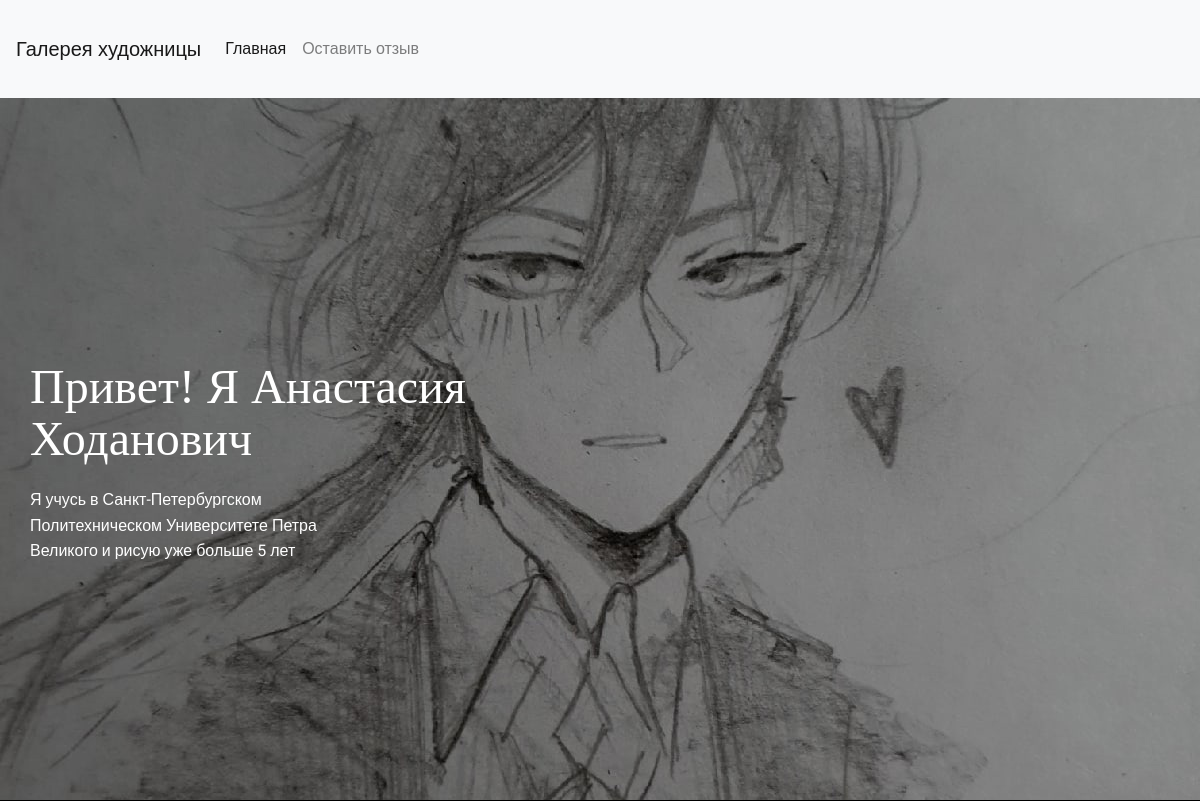
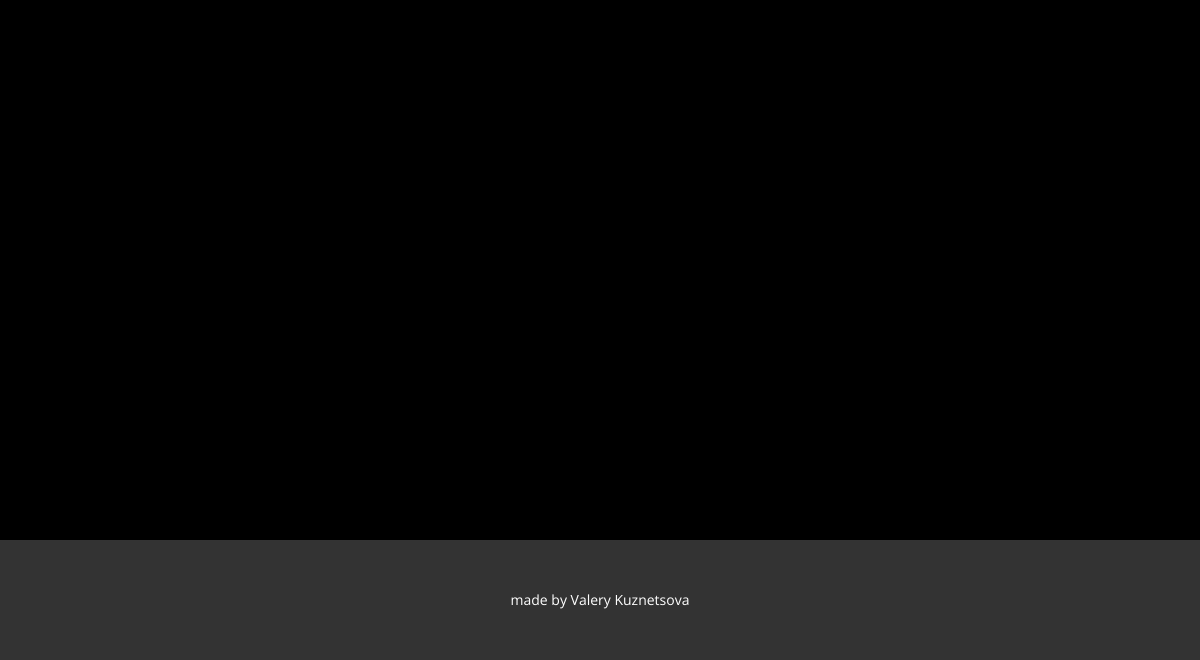
/, run on an earlier commit of the app's database (2 pictures, top to bottom).
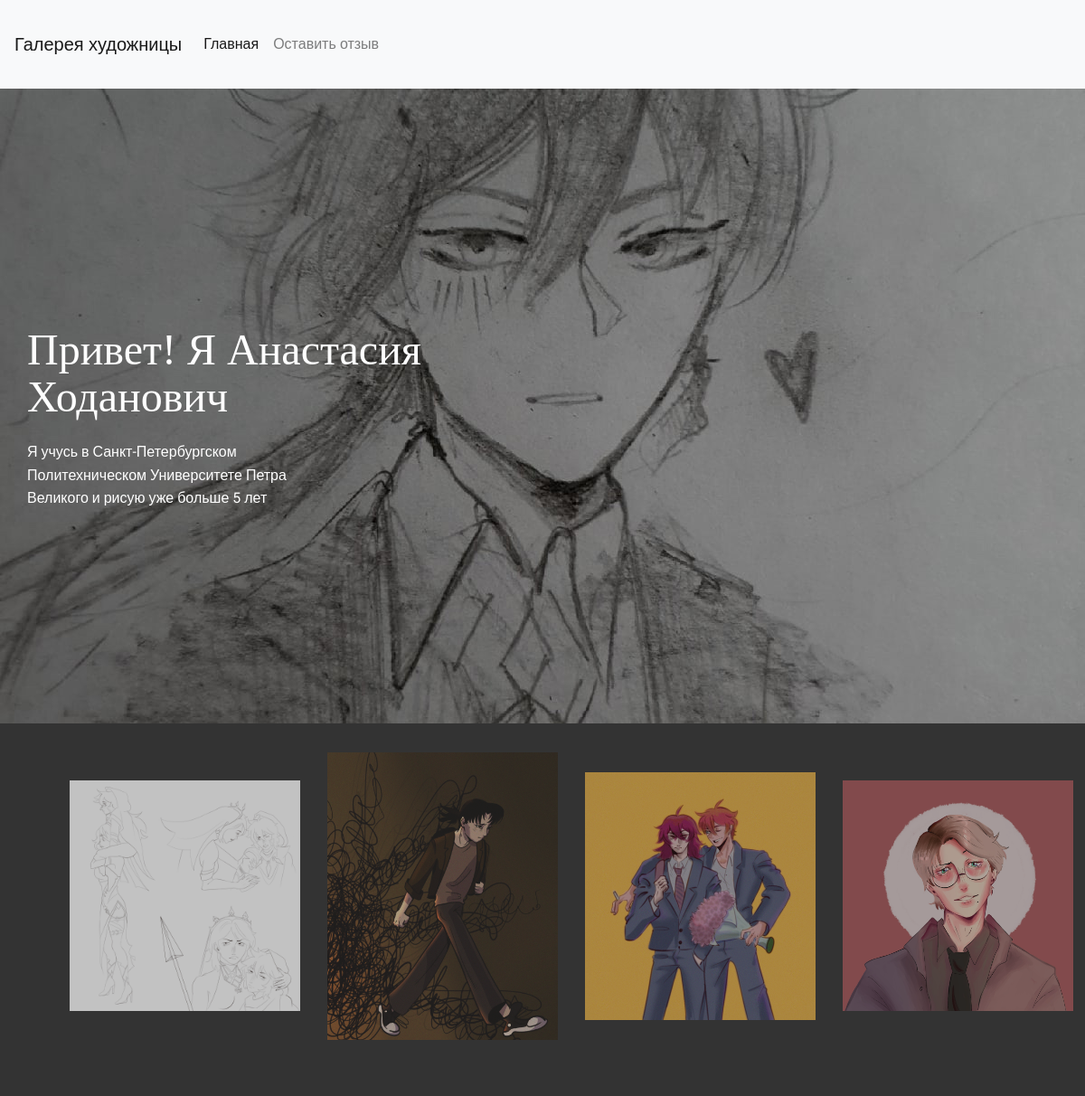
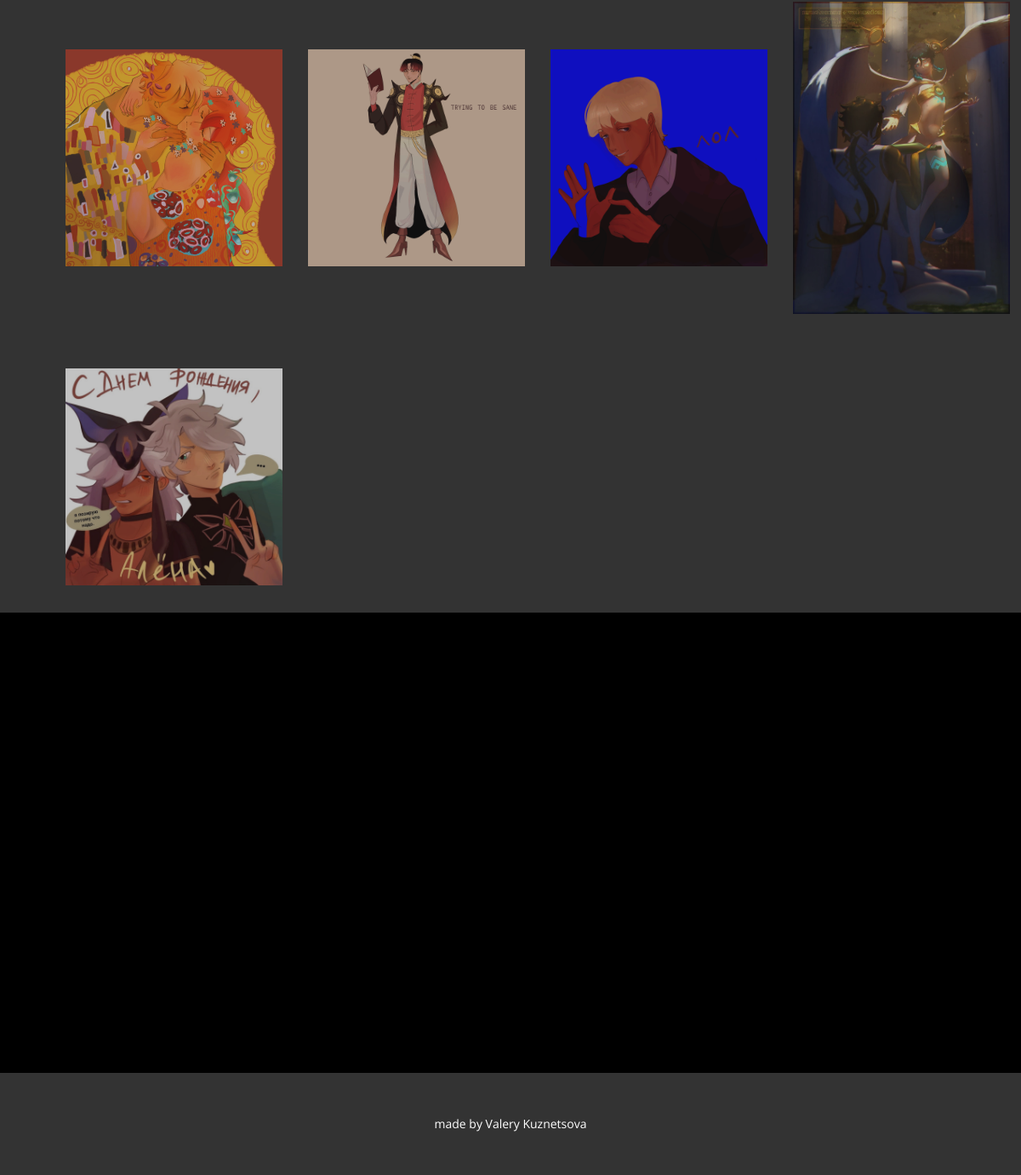
And on a later commit of the database (2 pictures, top to bottom).
### biography/models.py (models this page shows, shortened)
class MainPage(models.Model):
    picture = models.ImageField(upload_to='photos/%Y/%m/%d/', verbose_name='Фото', blank='True')
    picture_description = models.CharField(max_length=150, verbose_name='Описание картины', blank='True')
    class Meta:
        verbose_name = 'Изображение'
        verbose_name_plural = 'Изображения'

### biography/views.py (the view)
# urls.py: path('', index, name='index'),
def index(request):
    exemplar = MainPage.objects.all()
    otzyv = Otzivy.objects.all().order_by('-id')[:3]
    return render(request, 'biography/Главная.html', {'exemplar': exemplar, 'otzyv': otzyv})

### biography/templates/biography/Главная.html (shortened to what this page needs)
<!DOCTYPE html>
{%load static%}
<html style="font-size: 16px;" lang="ru">
<head>
    <link rel="stylesheet" href="{%static 'css/nicepage.css' %}" media="screen">
    <link rel="stylesheet" href="{%static 'css/Главная.css' %}" media="screen">
    <link rel='stylesheet' href='https://cdnjs.cloudflare.com/ajax/libs/twitter-bootstrap/4.5.0/css/bootstrap.min.css'>
    <link rel="stylesheet" href="{%static 'css/style.css' %}">
    <link rel="stylesheet" href="https://cdn.jsdelivr.net/npm/bootstrap@4.6.2/dist/css/bootstrap.min.css"
>
</head>
<body class="u-body u-xl-mode" data-lang="ru">
<nav class="navbar navbar-expand-lg navbar-light bg-light">
    <a class="navbar-brand" href="{%url 'index' %}">Галерея художницы</a>
    <div class="collapse navbar-collapse" id="navbarNav">
        <ul class="navbar-nav">
            <li class="nav-item active">
                <a class="nav-link" href="{%url 'index' %}">Главная<span class="sr-only">(current)</span></a>
            </li>
            <li class="nav-item">
                <a class="nav-link" href="{%url 'home_view' %}">Оставить отзыв</a>
            </li>
        </ul>
    </div>
</nav>
<section class="u-clearfix u-image u-section-1" id="carousel_36e5" data-image-width="1200" data-image-height="1600">
    <div class="u-clearfix u-sheet u-sheet-1">
        <h1 class="u-custom-font u-font-playfair-display u-text u-text-body-alt-color u-text-1">Привет! Я Анастасия
            Ходанович</h1>
        <p class="u-custom-font u-heading-font u-text u-text-body-alt-color u-text-2">Я учусь в Санкт-Петербургском
            Политехническом Университете Петра Великого и рисую уже больше 5 лет</p>
    </div>
</section>
<div class="container">
    <div class="row d-flex flex-wrap align-items-center" data-toggle="modal" data-target="#lightbox">
        {% for item in exemplar%}
        <div class="col-12 col-md-6 col-lg-3">
            <img src="{{item.picture.url}}"
                 data-target="#indicators" data-slide-to="{{item.pk}}" alt=""/>
        </div>
        {% endfor %}
    </div>
</div>
<section class="u-align-center u-black u-clearfix u-section-2" id="carousel_3d77">
    <div class="u-clearfix u-sheet u-sheet-1">
    </div>
</section>
<footer class="u-align-center u-clearfix u-footer u-grey-80 u-footer" id="sec-0a7e">
    <div class="u-clearfix u-sheet u-sheet-1">
        <p class="u-small-text u-text u-text-variant u-text-1">made by Valery Kuznetsova</p>
    </div>
</footer>
</body>
</html>

### mysite/static/css/Главная.css (style rules this page uses)
.u-section-1 { background-image: url("../css/fon.jpg"); background-position: 50% 50%; }
.u-section-1 .u-sheet-1 { min-height: 702px; }
.u-section-1 .u-text-1 { font-weight: 400; margin: 263px 651px 0 0; }
.u-section-1 .u-text-2 { font-style: normal; margin: 21px 794px 60px 0; }
.u-section-2 { background-image: none; }
.u-section-2 .u-sheet-1 { min-height: 541px; }

### mysite/static/css/style.css (style rules this page uses)
.col-12 img { opacity: 0.7; cursor: pointer; margin: 2rem; width: 100%; }

What changed in the data, as far as the page shows it:
added MainPage: picture (picture)
added MainPage: picture (picture)
added MainPage: picture (picture)
added MainPage: picture (picture)
added MainPage: picture (picture)
added MainPage: picture (picture)
added MainPage: picture (picture)
added MainPage: picture (picture)
added MainPage: picture (picture)
